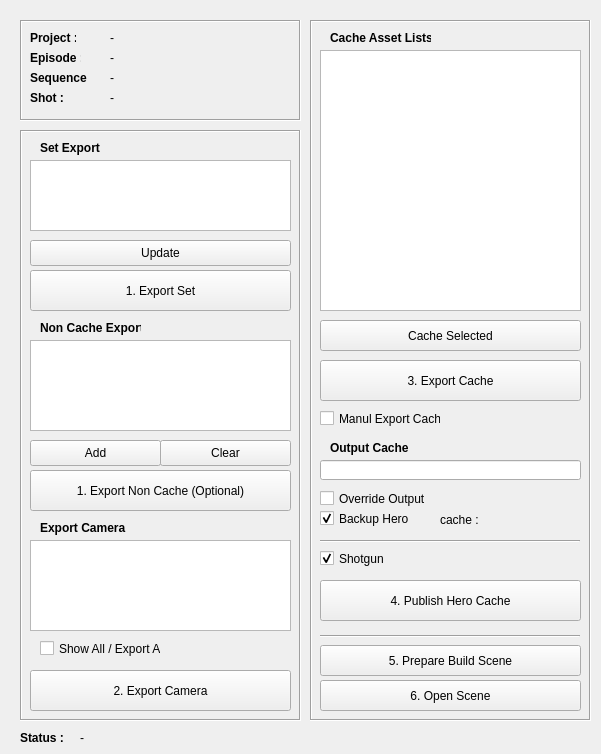
<?xml version="1.0" encoding="UTF-8"?>
<ui version="4.0">
 <class>ExportCacheWindow</class>
 <widget class="QMainWindow" name="ExportCacheWindow">
  <property name="geometry">
   <rect>
    <x>0</x>
    <y>0</y>
    <width>601</width>
    <height>754</height>
   </rect>
  </property>
  <property name="windowTitle">
   <string>PT Export Cache Tool v.1.0</string>
  </property>
  <widget class="QWidget" name="centralwidget">
   <widget class="QFrame" name="frame">
    <property name="geometry">
     <rect>
      <x>20</x>
      <y>20</y>
      <width>281</width>
      <height>101</height>
     </rect>
    </property>
    <property name="frameShape">
     <enum>QFrame::Box</enum>
    </property>
    <property name="frameShadow">
     <enum>QFrame::Sunken</enum>
    </property>
    <widget class="QLabel" name="label">
     <property name="geometry">
      <rect>
       <x>10</x>
       <y>10</y>
       <width>46</width>
       <height>16</height>
      </rect>
     </property>
     <property name="font">
      <font>
       <weight>75</weight>
       <bold>true</bold>
      </font>
     </property>
     <property name="text">
      <string>Project : </string>
     </property>
    </widget>
    <widget class="QLabel" name="label_4">
     <property name="geometry">
      <rect>
       <x>10</x>
       <y>30</y>
       <width>51</width>
       <height>16</height>
      </rect>
     </property>
     <property name="font">
      <font>
       <weight>75</weight>
       <bold>true</bold>
      </font>
     </property>
     <property name="text">
      <string>Episode : </string>
     </property>
    </widget>
    <widget class="QLabel" name="label_5">
     <property name="geometry">
      <rect>
       <x>10</x>
       <y>50</y>
       <width>61</width>
       <height>16</height>
      </rect>
     </property>
     <property name="font">
      <font>
       <weight>75</weight>
       <bold>true</bold>
      </font>
     </property>
     <property name="text">
      <string>Sequence : </string>
     </property>
    </widget>
    <widget class="QLabel" name="project_label">
     <property name="geometry">
      <rect>
       <x>90</x>
       <y>10</y>
       <width>171</width>
       <height>16</height>
      </rect>
     </property>
     <property name="text">
      <string>-</string>
     </property>
    </widget>
    <widget class="QLabel" name="label_7">
     <property name="geometry">
      <rect>
       <x>10</x>
       <y>70</y>
       <width>46</width>
       <height>16</height>
      </rect>
     </property>
     <property name="font">
      <font>
       <weight>75</weight>
       <bold>true</bold>
      </font>
     </property>
     <property name="text">
      <string>Shot : </string>
     </property>
    </widget>
    <widget class="QLabel" name="episode_label">
     <property name="geometry">
      <rect>
       <x>90</x>
       <y>30</y>
       <width>171</width>
       <height>16</height>
      </rect>
     </property>
     <property name="text">
      <string>-</string>
     </property>
    </widget>
    <widget class="QLabel" name="sequence_label">
     <property name="geometry">
      <rect>
       <x>90</x>
       <y>50</y>
       <width>141</width>
       <height>16</height>
      </rect>
     </property>
     <property name="text">
      <string>-</string>
     </property>
    </widget>
    <widget class="QLabel" name="shot_label">
     <property name="geometry">
      <rect>
       <x>90</x>
       <y>70</y>
       <width>151</width>
       <height>16</height>
      </rect>
     </property>
     <property name="text">
      <string>-</string>
     </property>
    </widget>
   </widget>
   <widget class="QFrame" name="frame_2">
    <property name="geometry">
     <rect>
      <x>310</x>
      <y>20</y>
      <width>281</width>
      <height>701</height>
     </rect>
    </property>
    <property name="frameShape">
     <enum>QFrame::Box</enum>
    </property>
    <property name="frameShadow">
     <enum>QFrame::Sunken</enum>
    </property>
    <widget class="QLabel" name="label_3">
     <property name="geometry">
      <rect>
       <x>20</x>
       <y>10</y>
       <width>101</width>
       <height>16</height>
      </rect>
     </property>
     <property name="font">
      <font>
       <weight>75</weight>
       <bold>true</bold>
      </font>
     </property>
     <property name="text">
      <string>Cache Asset Lists</string>
     </property>
    </widget>
    <widget class="QListWidget" name="asset_listWidget">
     <property name="geometry">
      <rect>
       <x>10</x>
       <y>30</y>
       <width>261</width>
       <height>261</height>
      </rect>
     </property>
     <property name="selectionMode">
      <enum>QAbstractItemView::MultiSelection</enum>
     </property>
    </widget>
    <widget class="QPushButton" name="cache_pushButton">
     <property name="geometry">
      <rect>
       <x>10</x>
       <y>340</y>
       <width>261</width>
       <height>41</height>
      </rect>
     </property>
     <property name="text">
      <string>3. Export Cache</string>
     </property>
    </widget>
    <widget class="QPushButton" name="cacheSelected_pushButton">
     <property name="geometry">
      <rect>
       <x>10</x>
       <y>300</y>
       <width>261</width>
       <height>31</height>
      </rect>
     </property>
     <property name="text">
      <string>Cache Selected</string>
     </property>
    </widget>
    <widget class="QPushButton" name="publishHero_pushButton">
     <property name="geometry">
      <rect>
       <x>10</x>
       <y>560</y>
       <width>261</width>
       <height>41</height>
      </rect>
     </property>
     <property name="text">
      <string>4. Publish Hero Cache</string>
     </property>
    </widget>
    <widget class="QCheckBox" name="backupHero_checkBox">
     <property name="geometry">
      <rect>
       <x>10</x>
       <y>490</y>
       <width>91</width>
       <height>17</height>
      </rect>
     </property>
     <property name="text">
      <string>Backup Hero</string>
     </property>
     <property name="checked">
      <bool>true</bool>
     </property>
    </widget>
    <widget class="QLineEdit" name="output_lineEdit">
     <property name="geometry">
      <rect>
       <x>10</x>
       <y>440</y>
       <width>261</width>
       <height>20</height>
      </rect>
     </property>
     <property name="text">
      <string/>
     </property>
    </widget>
    <widget class="QLabel" name="label_11">
     <property name="geometry">
      <rect>
       <x>20</x>
       <y>420</y>
       <width>91</width>
       <height>16</height>
      </rect>
     </property>
     <property name="font">
      <font>
       <weight>75</weight>
       <bold>true</bold>
      </font>
     </property>
     <property name="text">
      <string>Output Cache</string>
     </property>
    </widget>
    <widget class="QCheckBox" name="overrideOutput_checkBox">
     <property name="geometry">
      <rect>
       <x>10</x>
       <y>470</y>
       <width>111</width>
       <height>17</height>
      </rect>
     </property>
     <property name="text">
      <string>Override Output</string>
     </property>
    </widget>
    <widget class="QCheckBox" name="manual_checkBox">
     <property name="geometry">
      <rect>
       <x>10</x>
       <y>390</y>
       <width>121</width>
       <height>17</height>
      </rect>
     </property>
     <property name="text">
      <string>Manul Export Cache</string>
     </property>
    </widget>
    <widget class="QLabel" name="cache_label">
     <property name="geometry">
      <rect>
       <x>130</x>
       <y>490</y>
       <width>131</width>
       <height>20</height>
      </rect>
     </property>
     <property name="text">
      <string>cache : </string>
     </property>
    </widget>
    <widget class="QPushButton" name="buildScene_pushButton">
     <property name="geometry">
      <rect>
       <x>10</x>
       <y>625</y>
       <width>261</width>
       <height>31</height>
      </rect>
     </property>
     <property name="text">
      <string>5. Prepare Build Scene</string>
     </property>
    </widget>
    <widget class="QCheckBox" name="shotgun_checkBox">
     <property name="geometry">
      <rect>
       <x>10</x>
       <y>530</y>
       <width>91</width>
       <height>17</height>
      </rect>
     </property>
     <property name="text">
      <string>Shotgun</string>
     </property>
     <property name="checked">
      <bool>true</bool>
     </property>
    </widget>
    <widget class="Line" name="line">
     <property name="geometry">
      <rect>
       <x>10</x>
       <y>520</y>
       <width>260</width>
       <height>3</height>
      </rect>
     </property>
     <property name="orientation">
      <enum>Qt::Horizontal</enum>
     </property>
    </widget>
    <widget class="Line" name="line_2">
     <property name="geometry">
      <rect>
       <x>10</x>
       <y>615</y>
       <width>260</width>
       <height>3</height>
      </rect>
     </property>
     <property name="orientation">
      <enum>Qt::Horizontal</enum>
     </property>
    </widget>
    <widget class="QPushButton" name="openScene_pushButton">
     <property name="geometry">
      <rect>
       <x>10</x>
       <y>660</y>
       <width>261</width>
       <height>31</height>
      </rect>
     </property>
     <property name="text">
      <string>6. Open Scene</string>
     </property>
    </widget>
   </widget>
   <widget class="QLabel" name="label_6">
    <property name="geometry">
     <rect>
      <x>20</x>
      <y>730</y>
      <width>46</width>
      <height>16</height>
     </rect>
    </property>
    <property name="font">
     <font>
      <weight>75</weight>
      <bold>true</bold>
     </font>
    </property>
    <property name="text">
     <string>Status : </string>
    </property>
   </widget>
   <widget class="QLabel" name="status_label">
    <property name="geometry">
     <rect>
      <x>80</x>
      <y>730</y>
      <width>201</width>
      <height>16</height>
     </rect>
    </property>
    <property name="font">
     <font>
      <weight>50</weight>
      <bold>false</bold>
     </font>
    </property>
    <property name="text">
     <string>-</string>
    </property>
   </widget>
   <widget class="QFrame" name="frame_3">
    <property name="geometry">
     <rect>
      <x>20</x>
      <y>130</y>
      <width>281</width>
      <height>591</height>
     </rect>
    </property>
    <property name="frameShape">
     <enum>QFrame::Box</enum>
    </property>
    <property name="frameShadow">
     <enum>QFrame::Sunken</enum>
    </property>
    <widget class="QLabel" name="label_8">
     <property name="geometry">
      <rect>
       <x>20</x>
       <y>10</y>
       <width>101</width>
       <height>16</height>
      </rect>
     </property>
     <property name="font">
      <font>
       <weight>75</weight>
       <bold>true</bold>
      </font>
     </property>
     <property name="text">
      <string>Set Export</string>
     </property>
    </widget>
    <widget class="QListWidget" name="set_listWidget">
     <property name="geometry">
      <rect>
       <x>10</x>
       <y>30</y>
       <width>261</width>
       <height>71</height>
      </rect>
     </property>
     <property name="selectionMode">
      <enum>QAbstractItemView::MultiSelection</enum>
     </property>
    </widget>
    <widget class="QPushButton" name="exportSet_pushButton">
     <property name="geometry">
      <rect>
       <x>10</x>
       <y>140</y>
       <width>261</width>
       <height>41</height>
      </rect>
     </property>
     <property name="text">
      <string>1. Export Set</string>
     </property>
    </widget>
    <widget class="QPushButton" name="updateSet_pushButton">
     <property name="geometry">
      <rect>
       <x>10</x>
       <y>110</y>
       <width>261</width>
       <height>26</height>
      </rect>
     </property>
     <property name="text">
      <string>Update</string>
     </property>
    </widget>
    <widget class="QListWidget" name="camera_listWidget">
     <property name="geometry">
      <rect>
       <x>10</x>
       <y>410</y>
       <width>261</width>
       <height>91</height>
      </rect>
     </property>
     <property name="selectionMode">
      <enum>QAbstractItemView::MultiSelection</enum>
     </property>
    </widget>
    <widget class="QPushButton" name="exportCamera_pushButton">
     <property name="geometry">
      <rect>
       <x>10</x>
       <y>540</y>
       <width>261</width>
       <height>41</height>
      </rect>
     </property>
     <property name="text">
      <string>2. Export Camera</string>
     </property>
    </widget>
    <widget class="QLabel" name="label_9">
     <property name="geometry">
      <rect>
       <x>20</x>
       <y>390</y>
       <width>101</width>
       <height>16</height>
      </rect>
     </property>
     <property name="font">
      <font>
       <weight>75</weight>
       <bold>true</bold>
      </font>
     </property>
     <property name="text">
      <string>Export Camera</string>
     </property>
    </widget>
    <widget class="QCheckBox" name="all_checkBox">
     <property name="geometry">
      <rect>
       <x>20</x>
       <y>510</y>
       <width>121</width>
       <height>17</height>
      </rect>
     </property>
     <property name="text">
      <string>Show All / Export All</string>
     </property>
     <property name="checked">
      <bool>false</bool>
     </property>
    </widget>
    <widget class="QLabel" name="label_10">
     <property name="geometry">
      <rect>
       <x>20</x>
       <y>190</y>
       <width>101</width>
       <height>16</height>
      </rect>
     </property>
     <property name="font">
      <font>
       <weight>75</weight>
       <bold>true</bold>
      </font>
     </property>
     <property name="text">
      <string>Non Cache Export</string>
     </property>
    </widget>
    <widget class="QListWidget" name="nonCache_listWidget">
     <property name="geometry">
      <rect>
       <x>10</x>
       <y>210</y>
       <width>261</width>
       <height>91</height>
      </rect>
     </property>
     <property name="selectionMode">
      <enum>QAbstractItemView::MultiSelection</enum>
     </property>
    </widget>
    <widget class="QPushButton" name="add_pushButton">
     <property name="geometry">
      <rect>
       <x>10</x>
       <y>310</y>
       <width>131</width>
       <height>26</height>
      </rect>
     </property>
     <property name="text">
      <string>Add</string>
     </property>
    </widget>
    <widget class="QPushButton" name="remove_pushButton">
     <property name="geometry">
      <rect>
       <x>140</x>
       <y>310</y>
       <width>131</width>
       <height>26</height>
      </rect>
     </property>
     <property name="text">
      <string>Clear</string>
     </property>
    </widget>
    <widget class="QPushButton" name="exportNonCache_pushButton">
     <property name="geometry">
      <rect>
       <x>10</x>
       <y>340</y>
       <width>261</width>
       <height>41</height>
      </rect>
     </property>
     <property name="text">
      <string>1. Export Non Cache (Optional)</string>
     </property>
    </widget>
   </widget>
  </widget>
 </widget>
 <resources/>
 <connections/>
</ui>
